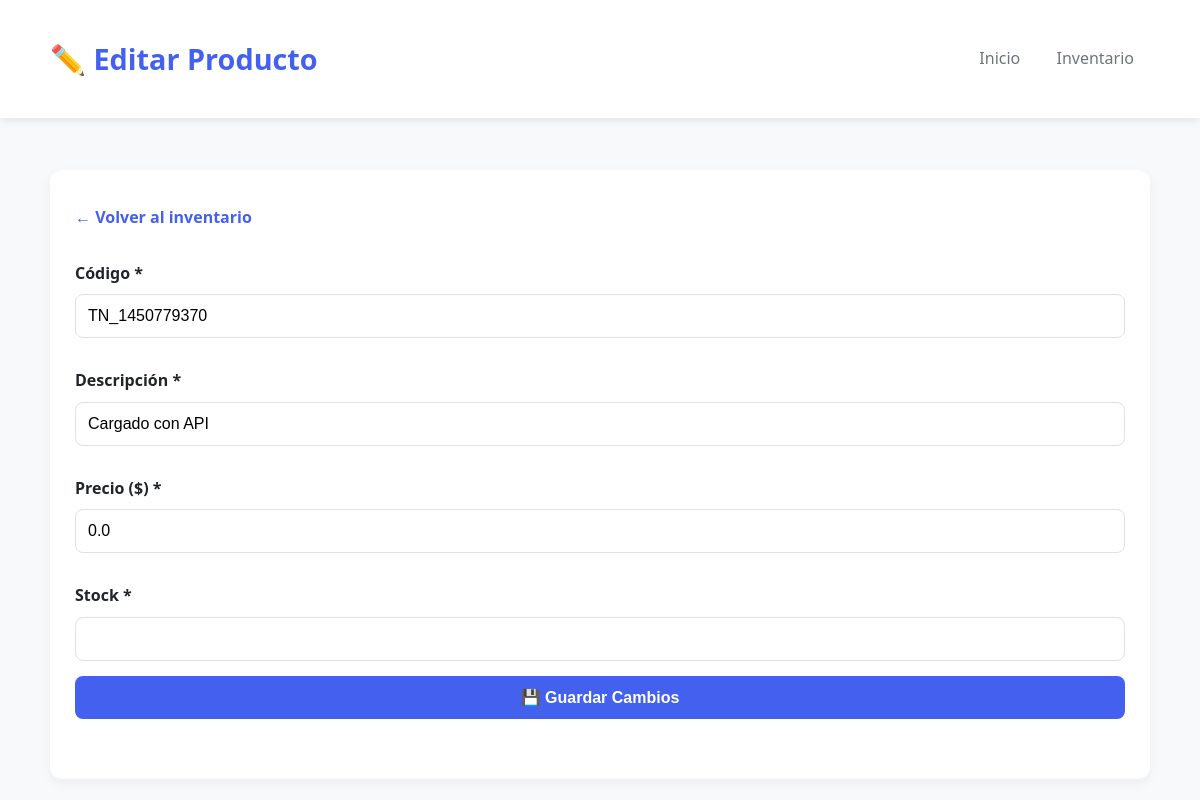
/editar_producto/2 (signed in), run on the app's committed database.
### tables this page shows
CREATE TABLE productos (
    id INTEGER PRIMARY KEY AUTOINCREMENT,

        sku TEXT NOT NULL UNIQUE,
        descripcion TEXT NOT NULL,

        precio REAL NOT NULL,
        promotional_price TEXT,

        stock INTEGER,

        barcode TEXT,

        variant_id TEXT UNIQUE,
        product_id TEXT,

        activo INTEGER NOT NULL DEFAULT 1,
        fecha_creacion DATETIME DEFAULT CURRENT_TIMESTAMP,
        
        imagen_url TEXT
    );

### routes/inventario.py (the view, shortened to what this page needs)
@inventario_bp.route('/editar_producto/<int:producto_id>', methods=['GET', 'POST'])
@login_required
def editar_producto(producto_id):
    producto = get_producto_by_id(producto_id)
    if not producto:
        flash("Producto no encontrado", "error")
        return redirect(url_for('inventario.inventario'))
    return render_template('editar_producto.html', producto=producto)

### models.py (called while the page is built)
def get_conn():
    conn = sqlite3.connect(DB_PATH)
    conn.row_factory = sqlite3.Row
    return conn

def get_producto_by_id(producto_id):
    conn = get_conn()
    p = conn.execute("SELECT * FROM productos WHERE id = ?", (producto_id,)).fetchone()
    conn.close()
    return p

### routes/__init__.py (called while the page is built)
def login_required(f):
    @wraps(f)
    def decorated_function(*args, **kwargs):
        if 'user_id' not in session:
            return redirect(url_for('auth.login'))
        return f(*args, **kwargs)
    return decorated_function

### templates/editar_producto.html (shortened to what this page needs)
<!DOCTYPE html>
<html>
<head>
  <link rel="stylesheet" href="{{ url_for('static', filename='style.css') }}">
</head>
<body>
  <header>
    <div class="container">
      <h1>✏️ Editar Producto</h1>
      <nav>
        <a href="/">Inicio</a>
        <a href="/inventario">Inventario</a>
      </nav>
    </div>
  </header>
  <div class="container">
    <main>
      <a href="/inventario" class="back-link">← Volver al inventario</a>
      <form method="post">
        <label for="sku">Código *</label>
        <input type="text" id="sku" name="sku" value="{{ producto['sku'] }}" required>
        <label for="descripcion">Descripción *</label>
        <input type="text" id="descripcion" name="descripcion" value="{{ producto['descripcion'] }}" required>
        <label for="precio">Precio ($) *</label>
        <input type="number" id="precio" name="precio" step="0.01" min="0.01" value="{{ producto['precio'] }}" required>
        <label for="stock">Stock *</label>
        <input type="number" id="stock" name="stock" min="0" value="{{ producto['stock'] }}" required>
        <button type="submit">💾 Guardar Cambios</button>
      </form>
    </main>
  </div>
</body>
</html>

### static/style.css (style rules this page uses)
:root { --primary: #4361ee; --primary-dark: #3a56d4; --success: #2ecc71; --danger: #e63946; --light: #f8f9fa; --dark: #212529; --gray: #6c757d; --border: #dee2e6; }
* { margin: 0; padding: 0; box-sizing: border-box; }
body { font-family: 'Segoe UI', Tahoma, Geneva, Verdana, sans-serif; background-color: var(--light); color: var(--dark); line-height: 1.6; }
.container { width: 95%; max-width: 1200px; margin: 0 auto; padding: 20px; }
header { background: white; box-shadow: 0 2px 10px rgba(0,0,0,0.1); padding: 1rem 0; margin-bottom: 2rem; }
header .container { display: flex; justify-content: space-between; align-items: center; }
header h1 { font-size: 1.8rem; color: var(--primary); font-weight: 700; }
nav a { text-decoration: none; color: var(--gray); padding: 8px 16px; border-radius: 6px; transition: all 0.3s; }
main { background: white; border-radius: 12px; padding: 25px; box-shadow: 0 4px 12px rgba(0,0,0,0.05); }
form { margin: 20px 0; }
form label { display: block; margin: 15px 0 8px; font-weight: 600; }
form input, form select, form button { width: 100%; padding: 12px; margin-bottom: 15px; border: 1px solid var(--border); border-radius: 8px; font-size: 1rem; }
form button { background: var(--primary); color: white; border: none; cursor: pointer; font-weight: 600; transition: background 0.3s; }
.back-link { display: inline-block; margin: 10px 0; color: var(--primary); text-decoration: none; font-weight: 600; }

### data on the page
productos: sku "TN_1450779370", descripcion "Cargado con API", precio "0.0"
